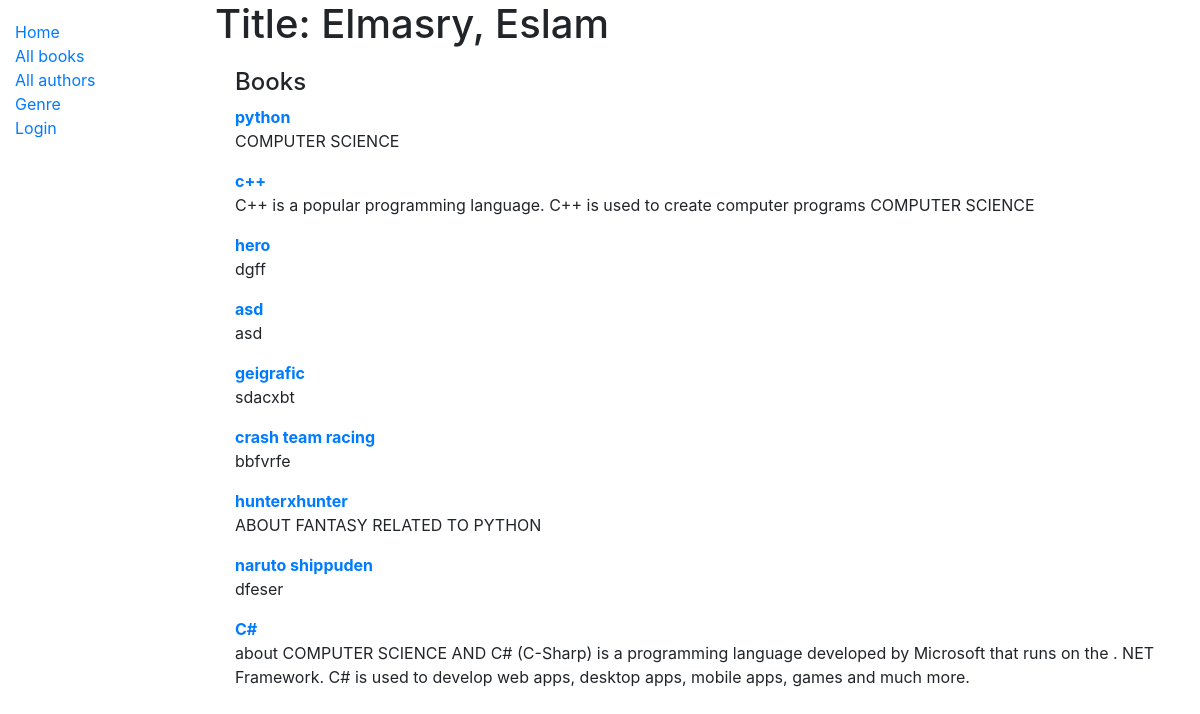
The app's page /catalog/author/1 with its own data.
### catalog/models.py (models this page shows, shortened)
class Author(models.Model):
    first_name = models.CharField(max_length=100)
    last_name = models.CharField(max_length=100)
    date_of_birth = models.DateField(null=True, blank=True)
    date_of_death = models.DateField('Died', null=True, blank=True)
    class Meta:
        ordering = ['last_name', 'first_name']

class Book(models.Model):
    title = models.CharField(max_length=200)
    author = models.ForeignKey('Author', on_delete=models.SET_NULL, null=True)
    summary = models.TextField(max_length=1000, help_text='Enter a brief description of the book')
    isbn = models.CharField('ISBN', max_length=13, help_text='13 Character <a href="https://www.isbninternational.org/content/what-isbn">ISBN number</a>')
    genre = models.ManyToManyField(Genre, help_text='Select a genre for this book')

### catalog/views.py (the view)
# urls.py: path('author/<int:pk>', views.AuthorDetailView.as_view(), name='author-detail'),
class AuthorDetailView(generic.DetailView):
    model = Author
    paginate_by = 10

### catalog/templates/catalog/author_detail.html
{% extends "base_generic.html" %}
{% block content %}
  <h1>Title: {{ author.last_name }}, {{ author.first_name }}</h1>
  <div style="margin-left:20px;margin-top:20px">
    <h4>Books</h4>
    {% for copy in author.book_set.all %}
      <p><strong><a href="{% url 'book-detail' copy.id %}">{{ copy.title }}</a></strong> <br>
      <class="text-muted">{{ copy.summary }}</p>
    {% endfor %}
  </div>
{% endblock %}

### records on screen
Author: last_name "Elmasry", first_name "Eslam"
Book: title "python", summary "COMPUTER SCIENCE"
Book: title "c++", summary "C++ is a popular programming language. C++ is used to create computer programs COMPUTER SCIENCE"
Book: title "hero", summary "dgff"
Book: title "asd", summary "asd"
Book: title "geigrafic", summary "sdacxbt"
Book: title "crash team racing", summary "bbfvrfe"
Book: title "hunterxhunter", summary "ABOUT FANTASY RELATED TO PYTHON"
Book: title "naruto shippuden", summary "dfeser"
Book: title "C#", summary "about COMPUTER SCIENCE AND C# (C-Sharp) is a programming language developed by Microsoft that runs on the . NET Framework. C# is used to develop web apps, desktop apps, mobile apps, games and much more."
